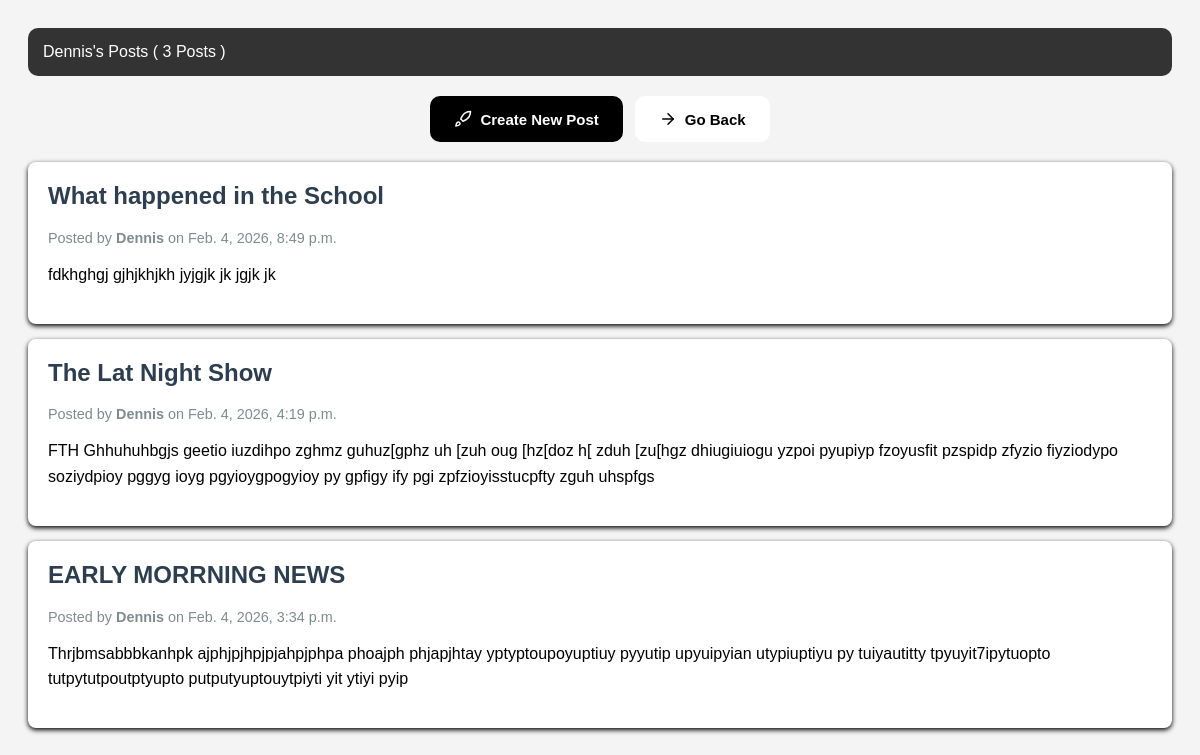
The page /user_posts (signed in) on the database its author committed.
### post/models.py (models this page shows, shortened)
class Post(models.Model):
   author = models.ForeignKey(User, on_delete=models.CASCADE)
   title = models.CharField(max_length=100)
   body = models.TextField()
   created_at = models.DateTimeField(auto_now_add=True)

### post/views.py (the view)
# urls.py: path('user_posts', views.user_posts, name='user_posts'),
def user_posts(request):
   if request.user.is_authenticated:
        number = Post.objects.filter(author=request.user).count
        user_posts = Post.objects.filter( author=request.user ).order_by('-created_at')
        return render(request, 'user_posts.html', {'user_posts': user_posts ,'number':number})
   return render(request,'user_posts.html' )

### templates/user_posts.html (shortened to what this page needs)
<!DOCTYPE html>
<html lang="en">
<head>
</head>
<body>
   {% if user.is_authenticated %}
   <div class="navbar">
    <span>{{user.username}}'s Posts ( {{number}} Posts ) </span>
   </div>
   <div style="margin-bottom: 20px">
        <div class="cta-buttons">
                <a href="create_post" class="cta-btn primary">Create New Post</a>
                <a href="/" class="cta-btn secondary"><svg width="18" height="18" viewBox="0 0 24 24" fill="none"
                        stroke="currentColor" stroke-width="2" stroke-linecap="round" stroke-linejoin="round">
                        <line x1="5" y1="12" x2="19" y2="12"></line>
                        <polyline points="12 5 19 12 12 19"></polyline>
                    </svg>Go Back</a>
        </div>
    </div>
   {% for post in user_posts %}
    <div class="container">
     <div class="post-card">
        <h2 class="post-title">{{post.title}}</h2>
        <div class="post-meta">
            Posted by <strong>{{ post.author.username }}</strong> on {{ post.created_at }}
        </div>
        <p class="post-body">{{ post.body }}</p>
     </div>
    </div>
  {% empty %}
    <h3>No posts yet.</h3>
  {% endfor %}
  {% else %}
   <h1><a href="login">Login</a> to view your posts.</h1>
  {% endif %}
</body>
</html>

### templates/user_posts.html (style rules this page uses)
body { font-family: sans-serif; background-color: #f4f4f4; padding: 20px; }
.navbar { background:#333; color: #fff; padding: 15px; margin-bottom: 20px; border: 5px; border-radius: 10px; }
.post-card { background: white; padding: 20px; margin-bottom: 15px; border-radius: 8px; box-shadow: 0 2px 5px rgba(0,0,0,1); }
.post-title { color:#2c3e50; margin-top: 0; }
.post-meta { color:#7f8c8d; font-size: 0.9em; margin-bottom: 10px; }
.post-body { line-height: 1.6; }
.cta-buttons { display: flex; gap: 0.75rem; justify-content: center; flex-wrap: wrap; }
.cta-btn { display: inline-flex; align-items: center; gap: 0.5rem; padding: 0.875rem 1.5rem; border-radius: 10px; font-size: 0.9375rem; font-weight: 600; text-decoration: none; transition: all 0.15s ease; }
.cta-btn.primary { background:black; color: white; }
.cta-btn.secondary { background: white; color: var(--text-primary); border: 1px solid var(--border-medium); }

### rows shown on the page
Post: title "What happened in the School", author.username "Dennis", created_at "Feb. 4, 2026, 8:49 p.m.", body "fdkhghgj gjhjkhjkh jyjgjk jk jgjk jk"
Post: title "The Lat Night Show", author.username "Dennis", created_at "Feb. 4, 2026, 4:19 p.m.", body "FTH Ghhuhuhbgjs geetio iuzdihpo zghmz guhuz[gphz uh [zuh oug [hz[doz h[ zduh [zu[hgz dhiugiuiogu yzpoi pyupiyp fzoyusfit pzspidp zfyzio fiyziodypo soziydpioy pggyg ioyg pgyioygpogyioy py gpfigy ify pgi zpfzioyisstucpfty zguh uhspfgs"
Post: title "EARLY MORRNING NEWS", author.username "Dennis", created_at "Feb. 4, 2026, 3:34 p.m.", body "Thrjbmsabbbkanhpk ajphjpjhpjpjahpjphpa phoajph phjapjhtay yptyptoupoyuptiuy pyyutip upyuipyian utypiuptiyu py tuiyautitty tpyuyit7ipytuopto tutpytutpoutptyupto putputyuptouytpiyti yit ytiyi pyip"

### other values the page prints
{{ user.username }} "Dennis"
{{ number }} "3"
